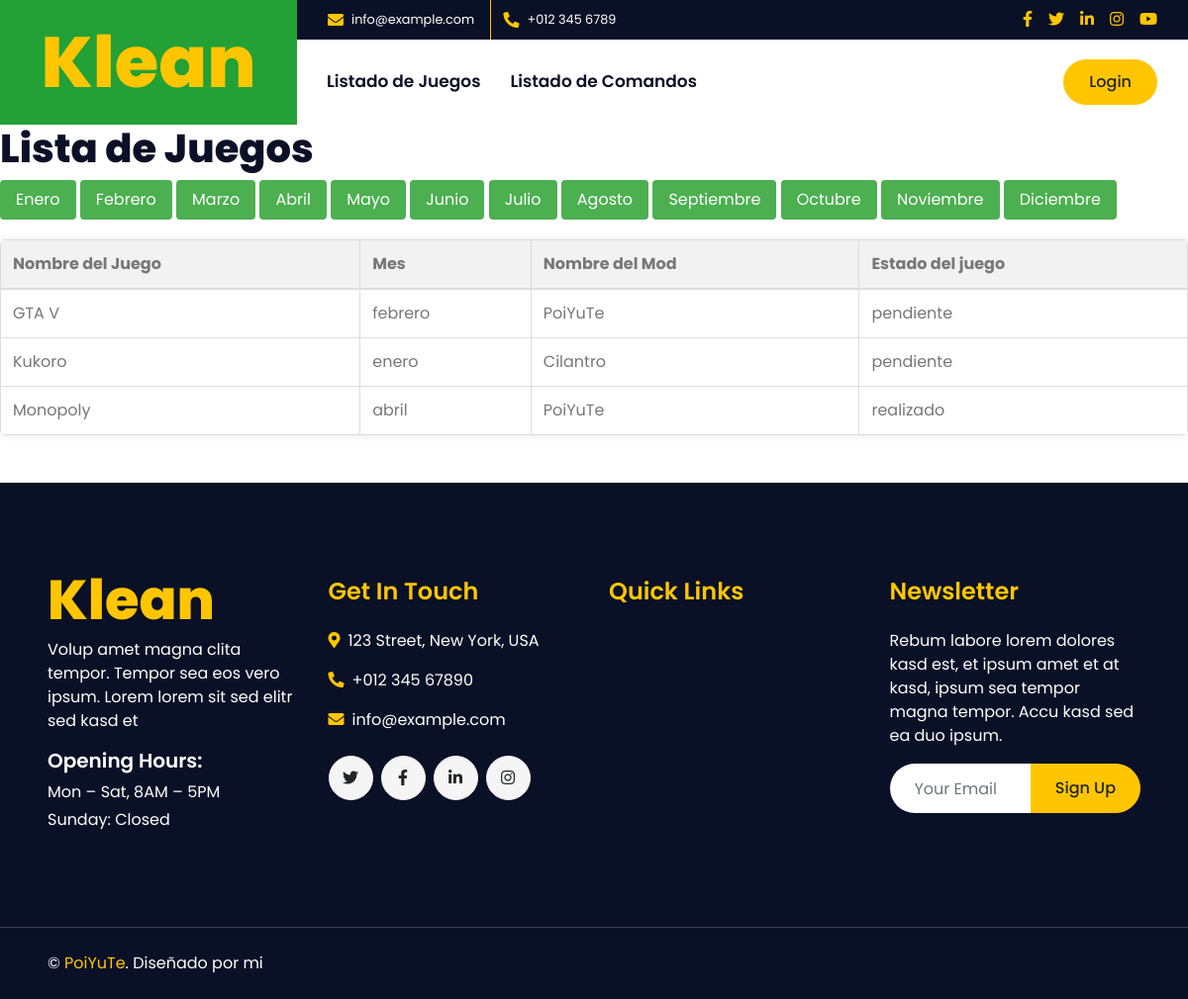
The page / on the database its author committed.
### core/models.py (models this page shows, shortened)
class JuegoMod(models.Model):
    MES_CHOICES = [
        ('enero', 'Enero'),
        ('febrero', 'Febrero'),
        ('marzo', 'Marzo'),
        ('abril', 'Abril'),
        ('mayo', 'Mayo'),
        ('junio', 'Junio'),
        ('julio', 'Julio'),
        ('agosto', 'Agosto'),
        ('septiembre', 'Septiembre'),
        ('octubre', 'Octubre'),
        ('noviembre', 'Noviembre'),
        ('diciembre', 'Diciembre'),
    ]
    ESTADO_CHOICES = [
        ('pendiente', 'Pendiente'),
        ('realizado', 'Realizado'),
    ]
    nombre_mod = models.CharField(max_length=50, default='')
    mes = models.CharField(max_length=20, choices=MES_CHOICES)
    nombre_juego = models.CharField(max_length=100)
    estado = models.CharField(max_length=20, choices=ESTADO_CHOICES, default='pendiente')

### core/views.py (the view)
# urls.py: path('', lista_juegos, name='lista_juegos'),
def lista_juegos(request):
    juegos = JuegoMod.objects.all()
    return render(request, 'core/lista_juegos.html', {'juegos': juegos})

### core/templates/core/lista_juegos.html (shortened to what this page needs)
<!DOCTYPE html>
<html lang="en">
<head>
    {% load static %}
    <link href="https://cdnjs.cloudflare.com/ajax/libs/font-awesome/5.10.0/css/all.min.css" rel="stylesheet">
    <link href="lib/owlcarousel/assets/owl.carousel.min.css" rel="stylesheet">
    <link href="lib/lightbox/css/lightbox.min.css" rel="stylesheet">
    <link href="{% static 'core/'%}css/style.css" rel="stylesheet">
</head>
<body>
    <div class="container-fluid">
        <div class="row">
            <div class="col-lg-3 bg-secondary d-none d-lg-block">
                <a href="" class="navbar-brand w-100 h-100 m-0 p-0 d-flex align-items-center justify-content-center">
                    <h1 class="m-0 display-3 text-primary">Klean</h1>
                </a>
            </div>
            <div class="col-lg-9">
                <div class="row bg-dark d-none d-lg-flex">
                    <div class="col-lg-7 text-left text-white">
                        <div class="h-100 d-inline-flex align-items-center border-right border-primary py-2 px-3">
                            <i class="fa fa-envelope text-primary mr-2"></i>
                            <small>info@example.com</small>
                        </div>
                        <div class="h-100 d-inline-flex align-items-center py-2 px-2">
                            <i class="fa fa-phone-alt text-primary mr-2"></i>
                            <small>+012 345 6789</small>
                        </div>
                    </div>
                    <div class="col-lg-5 text-right">
                        <div class="d-inline-flex align-items-center pr-2">
                            <a class="text-primary p-2" href="">
                                <i class="fab fa-facebook-f"></i>
                            </a>
                            <a class="text-primary p-2" href="">
                                <i class="fab fa-twitter"></i>
                            </a>
                            <a class="text-primary p-2" href="">
                                <i class="fab fa-linkedin-in"></i>
                            </a>
                            <a class="text-primary p-2" href="">
                                <i class="fab fa-instagram"></i>
                            </a>
                            <a class="text-primary p-2" href="">
                                <i class="fab fa-youtube"></i>
                            </a>
                        </div>
                    </div>
                </div>
                <nav class="navbar navbar-expand-lg bg-white navbar-light p-0">
                    <div class="collapse navbar-collapse justify-content-between" id="navbarCollapse">
                        <div class="navbar-nav mr-auto py-0">
                            <a href="{% url 'lista_juegos' %}" class="nav-item nav-link">Listado de Juegos</a>
                            <a href="{% url 'lista_comandos' %}" class="nav-item nav-link">Listado de Comandos</a>
                        </div>
                    </div>
                    <a href="{% url 'login' %}" class="btn btn-primary mr-3 d-none d-lg-block">Login</a>
            </div>
        </div>
    </div>
    <body>
        <h1>Lista de Juegos</h1>
        <button class="filter-btn" onclick="filterByMonth('enero')">Enero</button>
        <button class="filter-btn" onclick="filterByMonth('febrero')">Febrero</button>
        <button class="filter-btn" onclick="filterByMonth('marzo')">Marzo</button>
        <button class="filter-btn" onclick="filterByMonth('abril')">Abril</button>
        <button class="filter-btn" onclick="filterByMonth('mayo')">Mayo</button>
        <button class="filter-btn" onclick="filterByMonth('junio')">Junio</button>
        <button class="filter-btn" onclick="filterByMonth('julio')">Julio</button>
        <button class="filter-btn" onclick="filterByMonth('agosto')">Agosto</button>
        <button class="filter-btn" onclick="filterByMonth('septiembre')">Septiembre</button>
        <button class="filter-btn" onclick="filterByMonth('octubre')">Octubre</button>
        <button class="filter-btn" onclick="filterByMonth('noviembre')">Noviembre</button>
        <button class="filter-btn" onclick="filterByMonth('diciembre')">Diciembre</button>
        <table class="rounded">
            <thead>
                <tr>
                    <th>Nombre del Juego</th>
                    <th>Mes</th>
                    <th>Nombre del Mod</th>
                    <th>Estado del juego</th>
                </tr>
            </thead>
            <tbody>
                {% for juego in juegos %}
                <tr class="game-row" data-month="{{ juego.mes }}">
                    <td>{{ juego.nombre_juego }}</td>
                    <td>{{ juego.mes }}</td>
                    <td>{{ juego.nombre_mod }}</td>
                    <td>{{ juego.estado }}</td>
                </tr>
                {% endfor %}
            </tbody>
        </table>
    </body>
    <div class="container-fluid bg-dark text-white mt-5 py-5 px-sm-3 px-md-5">
        <div class="row pt-5">
            <div class="col-lg-3 col-md-6 mb-5">
                <a href="index.html" class="navbar-brand">
                    <h1 class="m-0 mt-n3 display-4 text-primary">Klean</h1>
                </a>
                <p>Volup amet magna clita tempor. Tempor sea eos vero ipsum. Lorem lorem sit sed elitr sed kasd et</p>
                <h5 class="font-weight-semi-bold text-white mb-2">Opening Hours:</h5>
                <p class="mb-1">Mon – Sat, 8AM – 5PM</p>
                <p class="mb-0">Sunday: Closed</p>
            </div>
            <div class="col-lg-3 col-md-6 mb-5">
                <h4 class="font-weight-semi-bold text-primary mb-4">Get In Touch</h4>
                <p><i class="fa fa-map-marker-alt text-primary mr-2"></i>123 Street, New York, USA</p>
                <p><i class="fa fa-phone-alt text-primary mr-2"></i>+012 345 67890</p>
                <p><i class="fa fa-envelope text-primary mr-2"></i>info@example.com</p>
                <div class="d-flex justify-content-start mt-4">
                    <a class="btn btn-light btn-social mr-2" href="#"><i class="fab fa-twitter"></i></a>
                    <a class="btn btn-light btn-social mr-2" href="#"><i class="fab fa-facebook-f"></i></a>
                    <a class="btn btn-light btn-social mr-2" href="#"><i class="fab fa-linkedin-in"></i></a>
                    <a class="btn btn-light btn-social" href="#"><i class="fab fa-instagram"></i></a>
                </div>
            </div>
            <div class="col-lg-3 col-md-6 mb-5">
                <h4 class="font-weight-semi-bold text-primary mb-4">Quick Links</h4>
            </div>
            <div class="col-lg-3 col-md-6 mb-5">
                <h4 class="font-weight-semi-bold text-primary mb-4">Newsletter</h4>
                <p>Rebum labore lorem dolores kasd est, et ipsum amet et at kasd, ipsum sea tempor magna tempor. Accu
                    kasd sed ea duo ipsum.</p>
                <div class="w-100">
                    <div class="input-group">
                        <input type="text" class="form-control border-0" style="padding: 25px;"
                            placeholder="Your Email">
                        <div class="input-group-append">
                            <button class="btn btn-primary px-4">Sign Up</button>
                        </div>
                    </div>
                </div>
            </div>
        </div>
    </div>
    <div class="container-fluid bg-dark text-white border-top py-4 px-sm-3 px-md-5"
        style="border-color: #3E3E4E !important;">
        <div class="row">
            <div class="col-lg-6 text-center text-md-left mb-3 mb-md-0">
                <p class="m-0 text-white">&copy; <a href="#">PoiYuTe</a>. Diseñado por mi
                </p>
            </div>
        </div>
    </div>
    <script src="{% load static %}js/main.js"></script>
</body>
</html>

### core/templates/core/lista_juegos.html (style rules this page uses)
body { font-family: Arial, sans-serif; margin: 20px; }
h1 { color: #333; }
table { width: 100%; border-collapse: collapse; margin-top: 20px; border-radius: 8px; overflow: hidden; box-shadow: 0 0 10px rgba(0, 0, 0, 0.1); }
th, td { border: 1px solid #ddd; padding: 12px; text-align: left; }
th { background-color: #f2f2f2; border-bottom: 2px solid #ddd; }
tr { transition: background-color 0.3s; }
td { border-bottom: 1px solid #ddd; }
.rounded { border-radius: 8px; overflow: hidden; }
.filter-btn { display: inline-block; padding: 8px 16px; background-color: #4CAF50; color: white; border: none; border-radius: 4px; cursor: pointer; }

### rows shown on the page
JuegoMod: nombre_juego "GTA V", mes "febrero", nombre_mod "PoiYuTe", estado "pendiente"
JuegoMod: nombre_juego "Kukoro", mes "enero", nombre_mod "Cilantro", estado "pendiente"
JuegoMod: nombre_juego "Monopoly", mes "abril", nombre_mod "PoiYuTe", estado "realizado"
